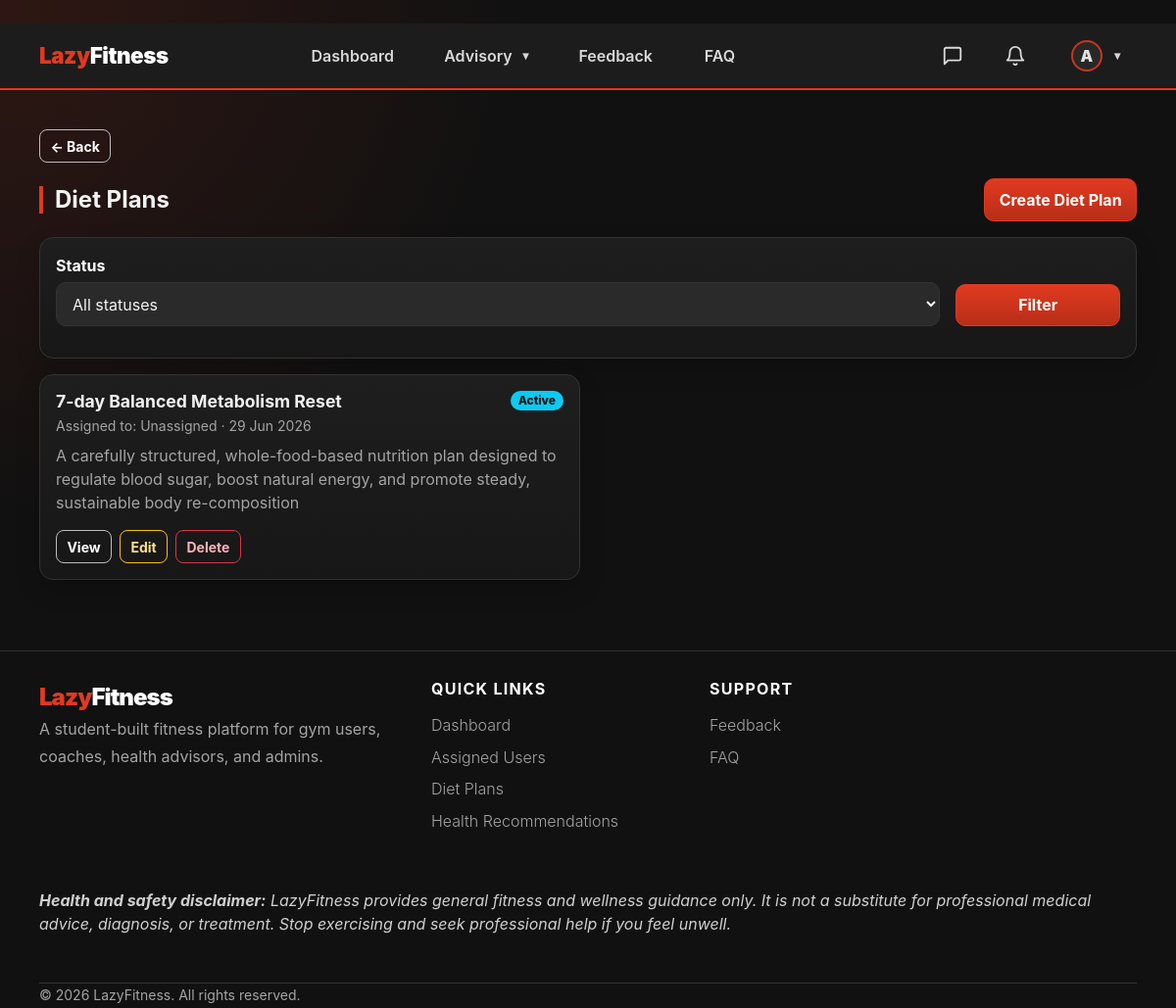
Screenshot of /advisor/diet-plans/ (signed in) with the database file from the repository.
### apps/accounts/models.py (models this page shows, shortened)
class User(AbstractBaseUser, PermissionsMixin):
    ROLE_CHOICES = [
        ('gym_user',       'Gym User'),
        ('fitness_coach',  'Fitness Coach'),
        ('health_advisor', 'Health Advisor'),
        ('admin',          'Admin'),
    ]
    username_validator = RegexValidator(
        regex=r'^[\w.@+-]+$',
        message='Username may contain letters, numbers, and @/./+/-/_ characters only.',
    )
    username    = models.CharField(max_length=150, unique=True, validators=[username_validator])
    email       = models.EmailField(unique=True)
    profile_picture = models.ImageField(
        upload_to='profile_pictures/',
        blank=True,
        null=True,
        help_text='Optional profile picture used across LazyFitness.',
    )
    role        = models.CharField(max_length=20, choices=ROLE_CHOICES)
    is_active   = models.BooleanField(default=True)   # userStatus
    is_staff    = models.BooleanField(default=False)
    date_joined = models.DateTimeField(auto_now_add=True)
    USERNAME_FIELD  = 'username'
    REQUIRED_FIELDS = ['email', 'role']
    objects = UserManager()
    @property
    def display_name(self):
        profile_fields = [
            ('gymuser', 'user_name'),
            ('coach', 'coach_name'),
            ('healthadvisor', 'advisor_name'),
            ('adminprofile', 'admin_name'),
        ]
        for relation, field in profile_fields:
            try:
                profile = getattr(self, relation)
            except Exception:
                profile = None
            value = getattr(profile, field, '') if profile else ''
            if value:
                return value
        return self.username or self.email
    @property
    def avatar_initial(self):
        name = self.display_name or self.username or self.email or '?'
        return name.strip()[:1].upper()
    @property
    def is_gym_user(self):
        return self.role == 'gym_user'
    @property
    def is_coach(self):
        return self.role == 'fitness_coach'
    @property
    def is_health_advisor(self):
        return self.role == 'health_advisor'
    @property
    def is_admin_user(self):
        return self.role == 'admin'

### apps/health_advisor/models.py (models this page shows, shortened)
class HealthAdvisor(models.Model):
    user = models.OneToOneField(User, on_delete=models.CASCADE, primary_key=True)
    advisor_name = models.CharField(max_length=255)
    specialty = models.CharField(
        max_length=120,
        blank=True,
        help_text='Public specialty shown on the Meet Our Health Advisors section.',
    )
    years_experience = models.PositiveIntegerField(
        null=True,
        blank=True,
        help_text='Optional years of health advisory experience for the public team card.',
    )
    bio = models.TextField(blank=True, help_text='Short public bio shown to prospective gym users.')
    assigned_users = models.ManyToManyField('gym_user.GymUser', blank=True, related_name='health_advisors')

class DietPlan(models.Model):
    STATUS_CHOICES = [
        ('draft', 'Draft'),
        ('active', 'Active'),
        ('completed', 'Completed'),
        ('cancelled', 'Cancelled'),
    ]
    advisor = models.ForeignKey(HealthAdvisor, on_delete=models.CASCADE, related_name='diet_plans')
    gym_users = models.ManyToManyField('gym_user.GymUser', blank=True, related_name='diet_plans')
    title = models.CharField(max_length=180)
    description = models.TextField(blank=True)
    target_goal = models.CharField(max_length=160, blank=True)
    daily_calorie_target = models.PositiveIntegerField(null=True, blank=True)
    meal_notes = models.TextField(blank=True)
    restrictions_allergies = models.TextField(blank=True)
    start_date = models.DateField(null=True, blank=True)
    end_date = models.DateField(null=True, blank=True)
    status = models.CharField(max_length=20, choices=STATUS_CHOICES, default='active')
    created_at = models.DateTimeField(auto_now_add=True)
    updated_at = models.DateTimeField(auto_now=True)
    class Meta:
        ordering = ['-created_at']

### apps/health_advisor/views.py (the view)
# urls.py: path('diet-plans/', views.diet_plan_list, name='diet_plan_list'),
@health_advisor_required
def diet_plan_list(request):
    advisor = get_object_or_404(HealthAdvisor, user=request.user)
    plans = _diet_plan_queryset_for_advisor(advisor)
    status = request.GET.get('status', '')
    if status:
        plans = plans.filter(status=status)
    page_obj, page_query = paginate(request, plans, per_page=20)
    plan_rows = []
    for plan in page_obj.object_list:
        plan_rows.append({
            'plan': plan,
            'assigned_users': list(plan.gym_users.all()),
        })
    return render(request, 'health_advisor/diet_plan_list.html', {
        'advisor': advisor,
        'diet_plans': page_obj.object_list,
        'plan_rows': plan_rows,
        'page_obj': page_obj,
        'page_query': page_query,
        'status': status,
        'status_choices': DietPlan.STATUS_CHOICES,
    })

### templates/health_advisor/diet_plan_list.html (shortened to what this page needs)
﻿{% extends "shared/base.html" %}
{% block content %}
<div class="d-flex justify-content-between align-items-center mb-3 btn-toolbar-mobile">
  <h2 class="section-title mb-0">Diet Plans</h2>
  <a class="btn btn-primary" href="{% url 'health_advisor:diet_plan_create' %}">Create Diet Plan</a>
</div>
<div class="card p-3 mb-3">
  <form method="get" class="row g-2 align-items-end">
    <div class="col-md-10">
      <label class="form-label">Status</label>
      <select name="status" class="form-select">
        <option value="">All statuses</option>
      </select>
    </div>
    <div class="col-md-2"><button class="btn btn-primary w-100">Filter</button></div>
  </form>
</div>
<div class="row g-3">
  {% for row in plan_rows %}
    {% with plan=row.plan %}
      <div class="col-lg-6">
        <div class="card p-3 h-100">
          <div class="d-flex justify-content-between align-items-start">
            <h5 class="mb-1">{{ plan.title }}</h5>
            <span class="badge bg-info text-dark">{{ plan.get_status_display }}</span>
          </div>
          <div class="small text-secondary mb-2">
            Assigned to:
            {% if row.assigned_users %}
              {% for gym_user in row.assigned_users %}{{ gym_user.user_name }}{% if not forloop.last %}, {% endif %}{% endfor %}
            {% else %}
              Unassigned
            {% endif %}
            &middot; {% if plan.start_date %}{{ plan.start_date|date:"d M Y" }}{% else %}No start date{% endif %}
          </div>
          <p class="text-secondary mb-3">{{ plan.description|truncatewords:24|default:"No description." }}</p>
          <div class="d-flex gap-2 flex-wrap mt-auto">
            <a class="btn btn-sm btn-outline-light" href="{% url 'health_advisor:diet_plan_detail' plan.pk %}">View</a>
            <a class="btn btn-sm btn-outline-warning" href="{% url 'health_advisor:diet_plan_edit' plan.pk %}">Edit</a>
            <button class="btn btn-sm btn-outline-danger" type="button" data-lf-toggle="modal" data-lf-target="#delModal{{ plan.pk }}">Delete</button>
          </div>
        </div>
      </div>
    {% endwith %}
  {% empty %}
    <div class="col-12"><div class="empty-state">No diet plans yet. Create one from here or from an assigned user page.</div></div>
  {% endfor %}
</div>
{% endblock %}

### templates/shared/base.html (shortened to what this page needs)
{% load static %}
<!DOCTYPE html>
<html lang="en">
<head>
  <link href="{% static 'css/lazyfitness.css' %}" rel="stylesheet">
</head>
<body>
<nav class="navbar navbar-expand-lg navbar-dark sticky-top" aria-label="Primary navigation">
  <div class="container nav-container">
    {% if user.is_authenticated %}
      {% if user.is_gym_user %}
        <a class="navbar-brand" href="{% url 'gym_user:dashboard' %}">Lazy<span class="text-white">Fitness</span></a>
      {% elif user.is_coach %}
        <a class="navbar-brand" href="{% url 'coach:dashboard' %}">Lazy<span class="text-white">Fitness</span></a>
      {% elif user.is_health_advisor %}
        <a class="navbar-brand" href="{% url 'health_advisor:dashboard' %}">Lazy<span class="text-white">Fitness</span></a>
      {% elif user.is_admin_user %}
        <a class="navbar-brand" href="{% url 'admin_panel:dashboard' %}">Lazy<span class="text-white">Fitness</span></a>
      {% else %}
        <a class="navbar-brand" href="{% url 'landing' %}">Lazy<span class="text-white">Fitness</span></a>
      {% endif %}
    {% else %}
      <a class="navbar-brand" href="{% url 'landing' %}">Lazy<span class="text-white">Fitness</span></a>
    {% endif %}
    <div class="navbar-collapse collapse" id="nav">
      {% if user.is_authenticated %}
        <ul class="navbar-nav main-nav mx-auto align-items-lg-center justify-content-lg-center flex-grow-1 gap-lg-4 px-lg-3 flex-nowrap">
          {% if user.is_gym_user %}
            <li class="nav-item"><a class="nav-link" href="{% url 'gym_user:dashboard' %}">Dashboard</a></li>
            <li class="nav-item dropdown profile-hover-dropdown">
              <a class="nav-link dropdown-toggle" href="#" data-lf-toggle="dropdown" data-submenu-title="My Fitness" role="button" aria-expanded="false">My Fitness</a>
              <ul class="dropdown-menu dropdown-menu-dark profile-centered-menu">
                <li><a class="dropdown-item" href="{% url 'gym_user:goal_list' %}">Goals</a></li>
                <li><a class="dropdown-item" href="{% url 'gym_user:workout_select' %}">Workouts</a></li>
                <li><a class="dropdown-item" href="{% url 'gym_user:schedule' %}">Schedule</a></li>
                <li><a class="dropdown-item" href="{% url 'gym_user:progress' %}">Progress</a></li>
              </ul>
            </li>
            <li class="nav-item"><a class="nav-link" href="{% url 'gym_user:recommendation_list' %}">Health Recommendations</a></li>
            <li class="nav-item"><a class="nav-link" href="{% url 'accounts:submit_feedback' %}">Feedback</a></li>
            <li class="nav-item"><a class="nav-link" href="{% url 'faq_public' %}">FAQ</a></li>
          {% elif user.is_health_advisor %}
            <li class="nav-item"><a class="nav-link" href="{% url 'health_advisor:dashboard' %}">Dashboard</a></li>
            <li class="nav-item dropdown profile-hover-dropdown">
              <a class="nav-link dropdown-toggle" href="#" data-lf-toggle="dropdown" data-submenu-title="Advisory" role="button" aria-expanded="false">Advisory</a>
            </li>
            <li class="nav-item"><a class="nav-link" href="{% url 'accounts:submit_feedback' %}">Feedback</a></li>
            <li class="nav-item"><a class="nav-link" href="{% url 'faq_public' %}">FAQ</a></li>
          {% endif %}
        </ul>
        <ul class="navbar-nav nav-actions ms-lg-auto align-items-center gap-2 gap-lg-3 flex-row flex-nowrap justify-content-end">
          {% if not user.is_admin_user %}
          <li class="nav-item">
            {% if user.is_gym_user %}
              <a class="nav-link nav-icon-link" href="{% url 'gym_user:messages' %}" title="Messages">
            {% elif user.is_coach %}
              <a class="nav-link nav-icon-link" href="{% url 'coach:messages' %}" title="Messages">
            {% elif user.is_health_advisor %}
              <a class="nav-link nav-icon-link" href="{% url 'health_advisor:messages' %}" title="Messages">
            {% endif %}
                <div class="icon-wrapper">
                  <svg width="22" height="22" viewBox="0 0 24 24" fill="none" stroke="currentColor" stroke-width="2" stroke-linecap="round" stroke-linejoin="round"><path d="M21 15a2 2 0 0 1-2 2H7l-4 4V5a2 2 0 0 1 2-2h14a2 2 0 0 1 2 2z"></path></svg>
                </div>
              </a>
          </li>
          {% endif %}
          <li class="nav-item">
            <a class="nav-link nav-icon-link" href="{% url 'accounts:notifications' %}" title="Notifications">
              <div class="icon-wrapper">
                <svg width="22" height="22" viewBox="0 0 24 24" fill="none" stroke="currentColor" stroke-width="2" stroke-linecap="round" stroke-linejoin="round"><path d="M18 8A6 6 0 0 0 6 8c0 7-3 9-3 9h18s-3-2-3-9"></path><path d="M13.73 21a2 2 0 0 1-3.46 0"></path></svg>
              </div>
            </a>
          </li>
          <li class="nav-item dropdown profile-hover-dropdown ms-1 flex-shrink-0">
            <a class="nav-link d-flex align-items-center gap-2 dropdown-toggle" href="#" role="button" data-lf-toggle="dropdown" data-submenu-title="Account" aria-expanded="false" aria-label="Account">
              {% if user.profile_picture %}
                <img src="{{ user.profile_picture.url }}" alt="{{ user.username }} profile picture" class="rounded-circle avatar-sm">
              {% else %}
                <span class="avatar-initial-sm">{{ user.avatar_initial }}</span>
              {% endif %}
            </a>
          </li>
        </ul>
      {% endif %}
    </div>
  </div>
</nav>
<main class="container mt-4 pb-5">
  {% if user.is_authenticated %}
    <div class="mb-3">
      <button class="btn btn-outline-light btn-sm" type="button" data-lf-back data-fallback="{{ nav_back_fallback|default:'/' }}">← Back</button>
    </div>
  {% endif %}
  {% block content %}{% endblock %}
</main>
<footer class="site-footer py-5 mt-4">
  <div class="container">
    <div class="row gy-4">
      <div class="col-lg-6 col-md-12 footer-brand">
        <div class="footer-logo">Lazy<span>Fitness</span></div>
        <p class="footer-copy text-muted pe-lg-5">A student-built fitness platform for gym users, coaches, health advisors, and admins.</p>
      </div>
      {% if user.is_authenticated %}
        <div class="col-lg-3 col-md-6">
          <h5 class="footer-heading">Quick Links</h5>
          <ul class="footer-links">
            {% if user.is_gym_user %}
              <li class="footer-link"><a href="{% url 'gym_user:dashboard' %}">Dashboard</a></li>
              <li class="footer-link"><a href="{% url 'gym_user:workout_select' %}">Workouts</a></li>
              <li class="footer-link"><a href="{% url 'gym_user:schedule' %}">Schedule</a></li>
              <li class="footer-link"><a href="{% url 'gym_user:progress' %}">Progress</a></li>
              <li class="footer-link"><a href="{% url 'gym_user:recommendation_list' %}">Health Recommendations</a></li>
            {% elif user.is_health_advisor %}
              <li class="footer-link"><a href="{% url 'health_advisor:dashboard' %}">Dashboard</a></li>
              <li class="footer-link"><a href="{% url 'health_advisor:assigned_users' %}">Assigned Users</a></li>
              <li class="footer-link"><a href="{% url 'health_advisor:diet_plan_list' %}">Diet Plans</a></li>
              <li class="footer-link"><a href="{% url 'health_advisor:recommendation_list' %}">Health Recommendations</a></li>
            {% elif user.is_admin_user %}
              <li class="footer-link"><a href="{% url 'admin_panel:dashboard' %}">Dashboard</a></li>
              <li class="footer-link"><a href="{% url 'admin_panel:login_activity_list' %}">User Activity</a></li>
              <li class="footer-link"><a href="{% url 'admin_panel:system_log_list' %}">System Logs</a></li>
            {% endif %}
          </ul>
        </div>
        <div class="col-lg-3 col-md-6">
          {% if user.is_admin_user %}
            <h5 class="footer-heading">Management</h5>
            <ul class="footer-links">
              <li class="footer-link"><a href="{% url 'admin_panel:user_list' %}">Users Management</a></li>
              <li class="footer-link"><a href="{% url 'admin_panel:faq_list' %}">FAQ Management</a></li>
              <li class="footer-link"><a href="{% url 'admin_panel:feedback_list' %}">Feedback Management</a></li>
            </ul>
          {% else %}
            <h5 class="footer-heading">Support</h5>
            <ul class="footer-links">
              <li class="footer-link"><a href="{% url 'accounts:submit_feedback' %}">Feedback</a></li>
              <li class="footer-link"><a href="{% url 'faq_public' %}">FAQ</a></li>
            </ul>
          {% endif %}
        </div>
      {% endif %}
    </div>
    <div class="lf-footer-disclaimer py-4 mt-4"><i>
        <strong>Health and safety disclaimer:</strong>
        LazyFitness provides general fitness and wellness guidance only. It is not a substitute for professional medical advice, diagnosis, or treatment. Stop exercising and seek professional help if you feel unwell.
    </i></div>
    <div class="footer-bottom mt-4 pt-4 border-top">
      <p class="footer-copy small mb-0">© {% now "Y" %} LazyFitness. All rights reserved.</p>
    </div>
  </div>
</footer>
</body>
</html>

### rows the page displays
User: avatar_initial "A"
DietPlan: plan "7-day Balanced Metabolism Reset", plan.status "Active", plan.start_date "29 Jun 2026", plan.description "A carefully structured, whole-food-based nutrition plan designed to regulate blood sugar, boost natural energy, and promote steady, sustainable body re-composition"
